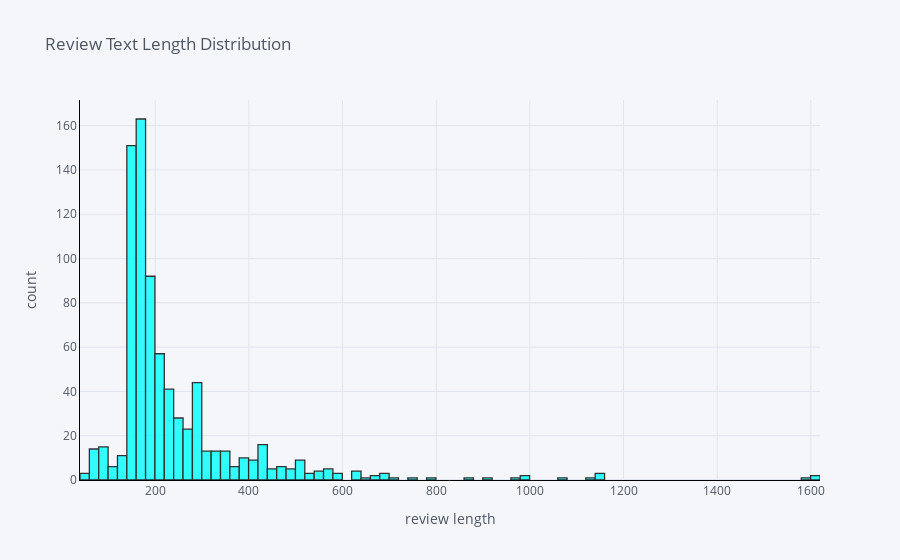

Notebook code for this chart:
### Code cell
#The distribution review text lengths
df['review_len'].iplot(
    kind='hist',
    bins=100,
    xTitle='review length',
    linecolor='black',
    yTitle='count',
    color ='Cyan',
    title='Review Text Length Distribution')

### Figure 1 — Plotly figure (JSON) as saved in the notebook; plotly's stock layout.template omitted (floating-point values rounded to 4 significant figures; data arrays with more than 128 entries replaced by an {"elided": "..."} marker saying what was removed)
{"data": [{"histfunc": "count", "histnorm": "", "marker": {"color": "rgba(0, 255, 255, 1.0)", "line": {"color": "#000000", "width": 1.3}}, "name": "review_len", "nbinsx": 100, "opacity": 0.8, "orientation": "v", "type": "histogram", "x": {"elided": "794 int values"}}], "layout": {"barmode": "overlay", "legend": {"bgcolor": "#F5F6F9", "font": {"color": "#4D5663"}}, "paper_bgcolor": "#F5F6F9", "plot_bgcolor": "#F5F6F9", "title": {"font": {"color": "#4D5663"}, "text": "Review Text Length Distribution"}, "xaxis": {"gridcolor": "#E1E5ED", "linecolor": "black", "showgrid": true, "tickfont": {"color": "#4D5663"}, "title": {"font": {"color": "#4D5663"}, "text": "review length"}, "zerolinecolor": "#E1E5ED"}, "yaxis": {"gridcolor": "#E1E5ED", "linecolor": "black", "showgrid": true, "tickfont": {"color": "#4D5663"}, "title": {"font": {"color": "#4D5663"}, "text": "count"}, "zerolinecolor": "#E1E5ED"}}}
